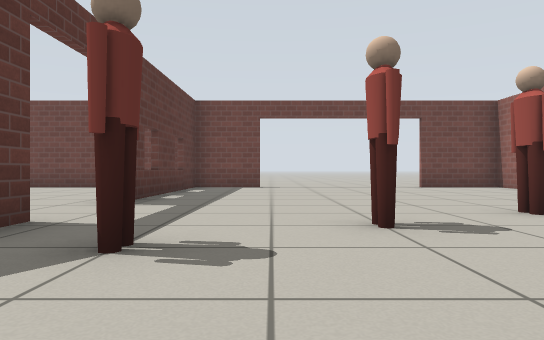
[1] (above)

24 first-person views from a walk through a Gazebo world. The camera is 0.5 m above the floor, looks level and sees 70° across. The floor is counted in squares, 1 m on a side. Each view is taken from the middle of a square. On the plan, view 1 faces up. The plan holds only what a view shows up to about 9 squares ahead; the rest is blank. Gazebo's built-in surfaces are drawn with simple patterns. Some stock models are drawn as simple stand-ins.

[2]
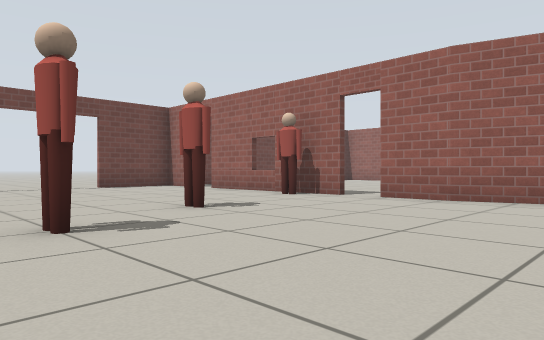

[3]
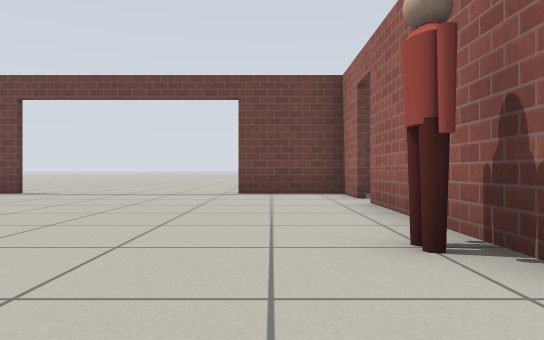

[4]
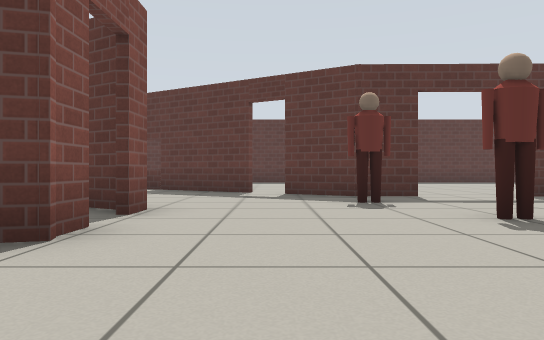

[5]
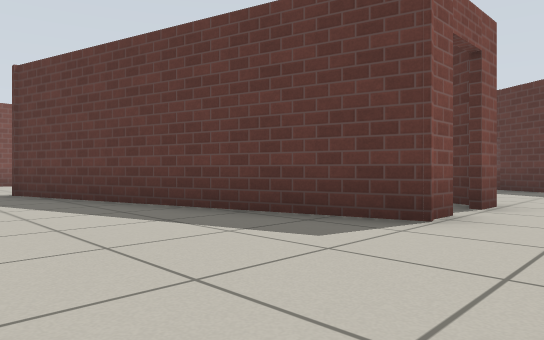

[6]
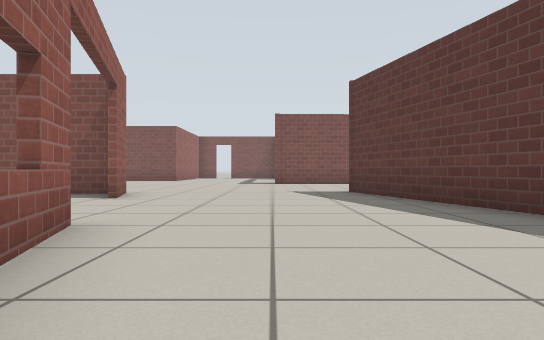

[7]
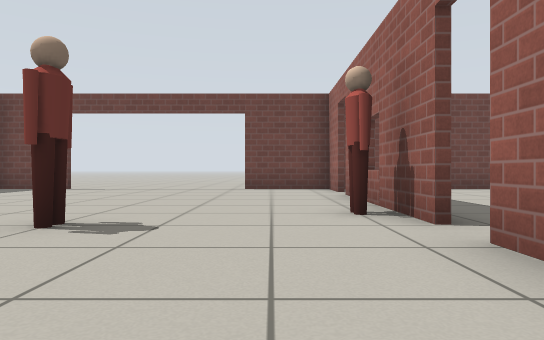

[8]
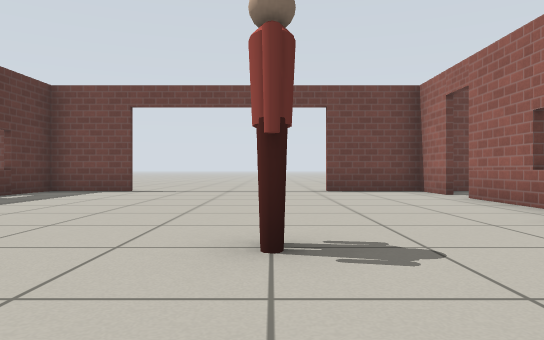

[9]
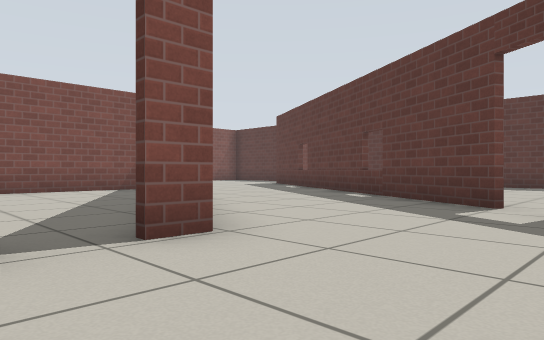

[10]
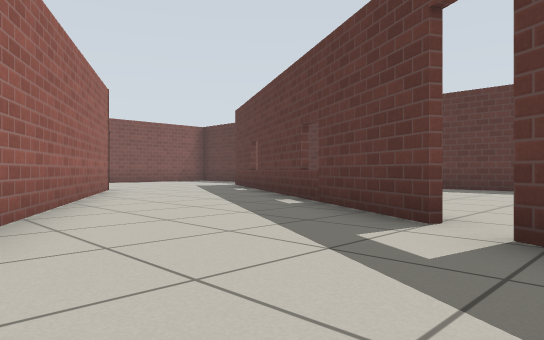

[11]
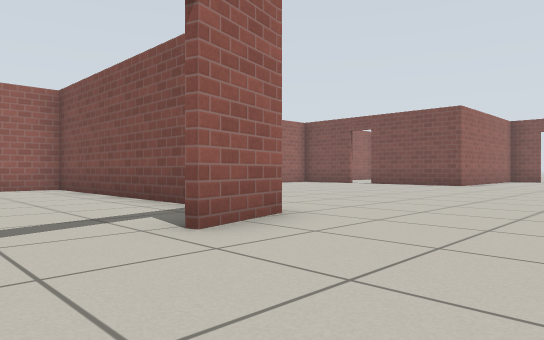

[12]
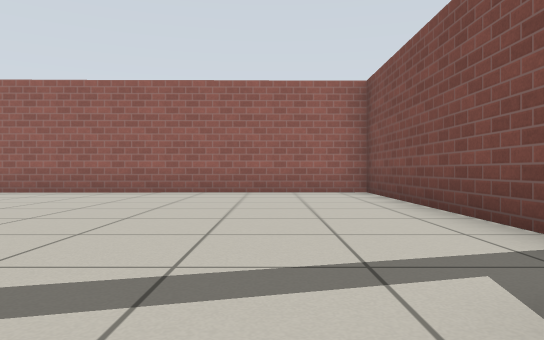

[13]
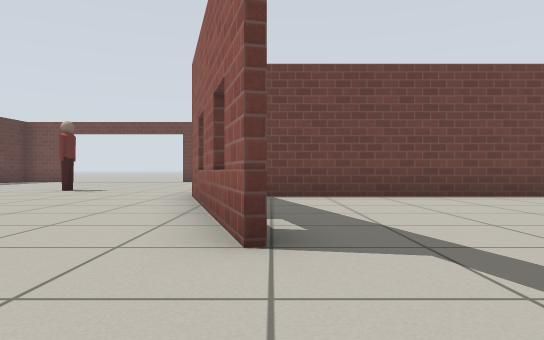

[14]
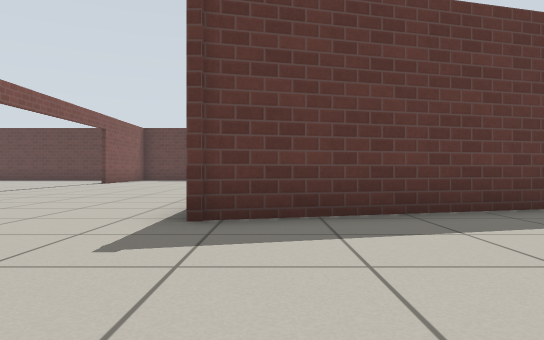

[15]
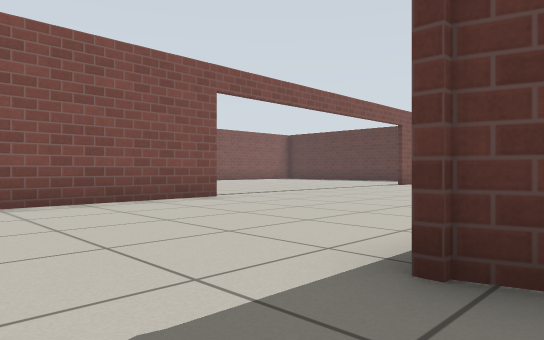

[16]
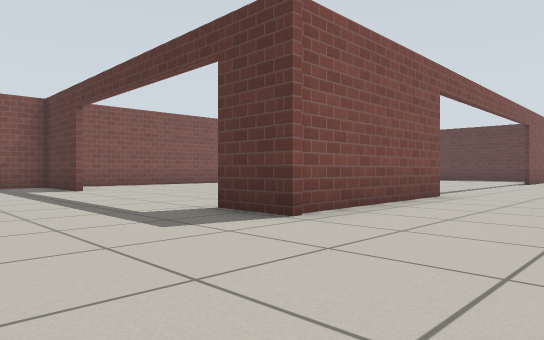

[17]
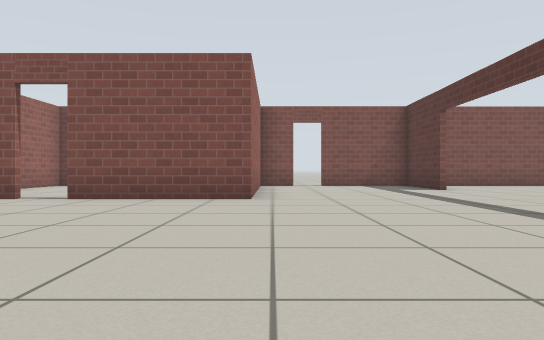

[18]
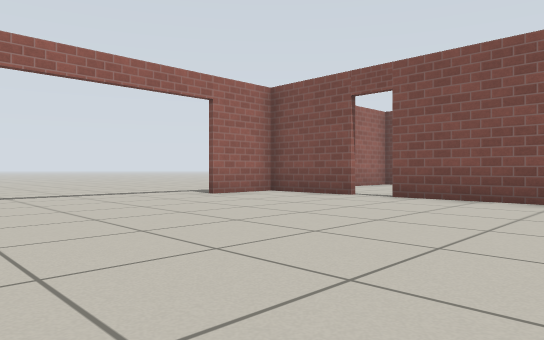

[19]
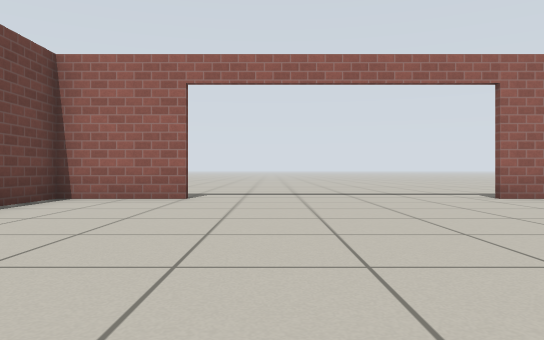

[20]
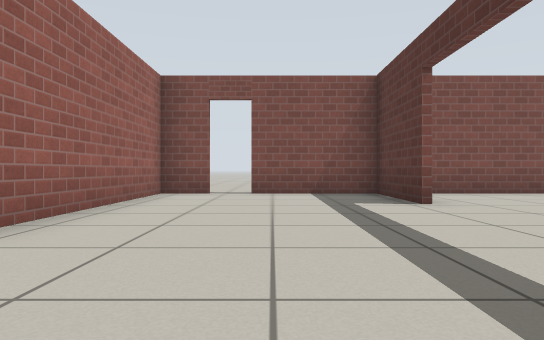

[21]
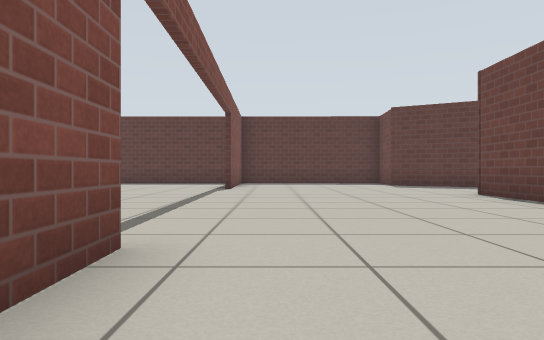

[22]
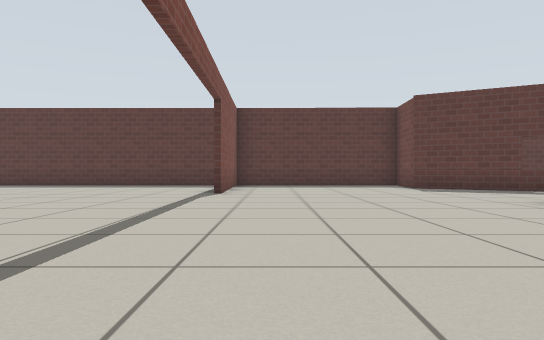

[23]
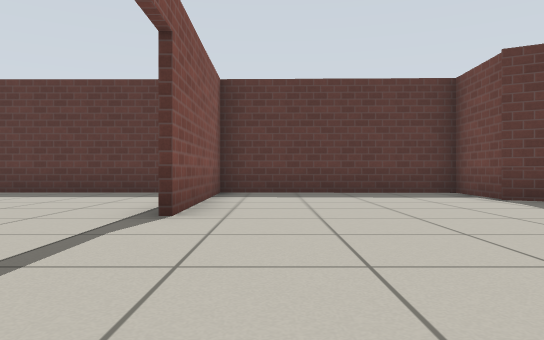

[24]
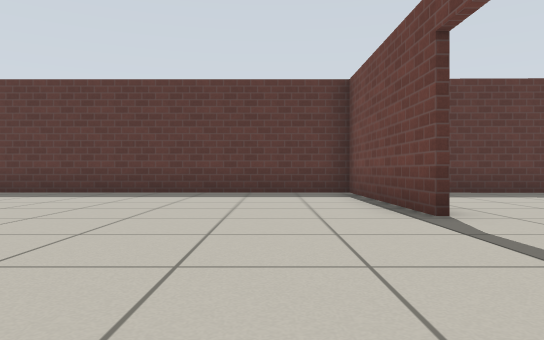

### Floor plan
Points are (right, up) in squares from view 1. A wall is a line through its corners. A room is listed if a view was taken in it or the views show most of it. See-through windows are left out.
Room 1 (views 1, 2, 3, 4, 5, 6, 7, 8, 9, 10)
walls: (-2.3, 3.9) (-2.4, 2.6); (6.5, 5.4) (6.5, 8.9); (6.5, 2.3) (6.5, 3.8); (1.5, -0.6) (2.3, -0.6) (2.6, -1.8); (0, -0.6) (0.8, -0.6); (-0.2, 11.2) (-0.7, 11.2); (6.5, 9.8) (6.5, 11.2) (4.3, 11.2); (-2.2, 11) (-2.3, 5.9); (7.2, -0.2) (6.5, 2.4)
ways out: opening at (-1.5, 0.5) to room 2; opening at (5, -1.3) to room 2; open door at (1, -1) to room 5; opening at (7, 5); open door at (-2, 4.5); open door at (2, 11); open door at (6.5, 4); open door at (6.7, 9.3)
objects: person (-1, 2) to (-1, 3); person (1, 3) to (1, 4); person (3, 4) to (3, 5); person (6, 5) to (6, 6)
Room 2 (views 11, 12, 13, 14, 15, 16, 17, 18, 19, 20, 21, 22, 23)
walls: (1.5, -13) (5.9, -12.9) (5.9, -14.2); (9.1, -7.2) (8.7, -5.8); (-1.9, -7.8) (-3.8, -7.8); (7.8, -2.5) (7.2, -0.2); (2.6, -1.8) (4.2, -7.8); (-3.6, -7.1) (-0.7, -2); (5.8, -19.6) (5.8, -22.2) (8.5, -22.2); (14.4, -16.7) (16.1, -16.7); (16.7, -9.5) (16.7, -7.3) (15.3, -7.3); (9.2, -22.2) (10.4, -22.2) (10.4, -16.7) (13.5, -16.7); (16.8, -16.1) (16.8, -14.9); (-8.2, -7.7) (-8.4, -8.1) (-10.6, -8) (-10.6, -13.1) (-6.2, -13.1); (-3.5, 0.6) (-6.3, -4.4); (-2.4, 2.6) (-3.1, 1.2)
ways out: opening at (-1.5, 0.5) to room 1; opening at (5, -1.3) to room 1; open door at (-2.5, -13) to room 3; open door at (6, -17) to room 3; open door at (8, -3.5) to room 4; open door at (9, -5.5) to room 4; open door at (-3, 1); open door at (9, -22); open door at (14, -17); open door at (17, -12.5)
Room 3 (view 24)
walls: (-6.2, -13.2) (-10.6, -13.3) (-10.6, -21); (2.2, -22.2) (4.6, -22.2)
ways out: open door at (-2.5, -13) to room 2; open door at (6, -17) to room 2
Room 4 (no view inside)
walls: (13.1, 2.3) (7.9, 2.3); (9.4, -7.1) (16.7, -7.1) (16.6, 1.1)
ways out: open door at (8, -3.5) to room 2; open door at (9, -5.5) to room 2
Room 5 (no view inside)
walls: (-1.2, -7.6) (0.3, -7.7); (0.1, -0.9) (-0.2, -1.5)
ways out: open door at (1, -1) to room 1

Where each view was taken, in squares from view 1:
view 1: 0 up, 0 right, facing up
view 2: 0 up, 0 right, facing up-right
view 3: 3 up, 5 right, facing up
view 4: 1 up, 5 right, facing left
view 5: 1 up, 6 right, facing down-left
view 6: 1 up, 6 right, facing down
view 7: 1 up, 5 right, facing up
view 8: 2 up, 3 right, facing up
view 9: 2 up, 2 right, facing down-left
view 10: 2 up, 0 right, facing down-left
view 11: 4 down, 6 right, facing down-right
view 12: 5 down, 8 right, facing right
view 13: 5 down, 8 right, facing up
view 14: 7 down, 8 right, facing left
view 15: 7 down, 6 right, facing down-left
view 16: 10 down, 9 right, facing down-left
view 17: 10 down, 10 right, facing down
view 18: 10 down, 10 right, facing down-right
view 19: 11 down, 10 right, facing right
view 20: 14 down, 8 right, facing down
view 21: 12 down, 4 right, facing left
view 22: 12 down, 2 right, facing left
view 23: 12 down, 2 left, facing left
view 24: 15 down, 2 left, facing left
